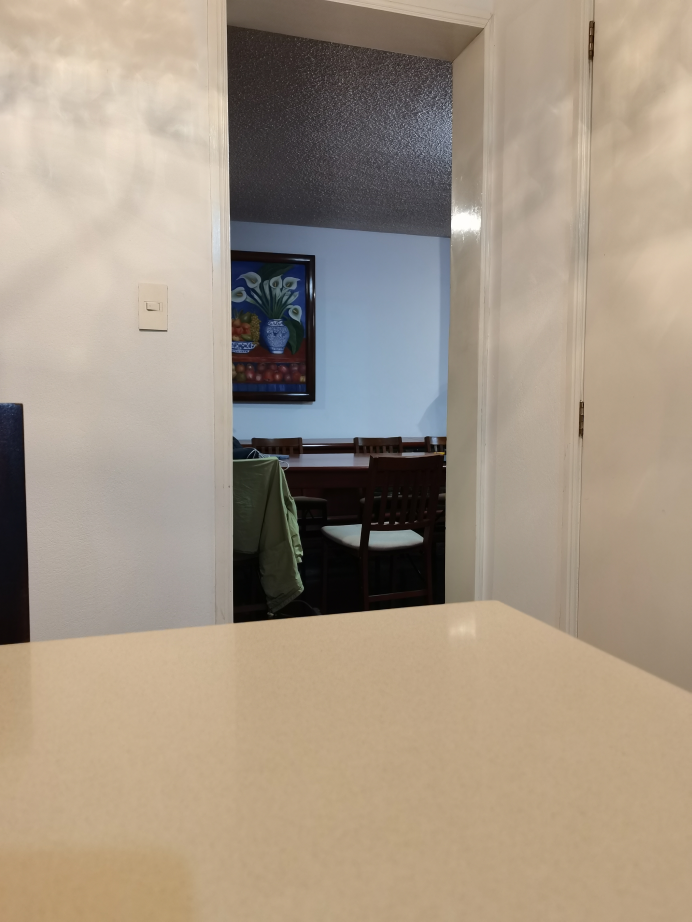
#> input picture panorama_view/stitch/src_three/img(3).jpg, 3456 x 4608 px, given in place of img(3).png, which was not available (shown at 1/5 size)
$ python another_3.py
#> lines starting #> are read from the running program, lines starting #| are printed output that depends on the picture; pictures that were not available may be replaced by others from this repository, and a replacement may not be noted
import cv2
import numpy as np
import glob

# Load images from multiple cameras
img1 = cv2.imread('stitch/src_eight/img(3).png')
#> img1 is the input picture: shape (4608, 3456, 3); mean B, G, R 132.7, 149.5, 163.5
img2 = cv2.imread('stitch/src_eight/img(2).png')
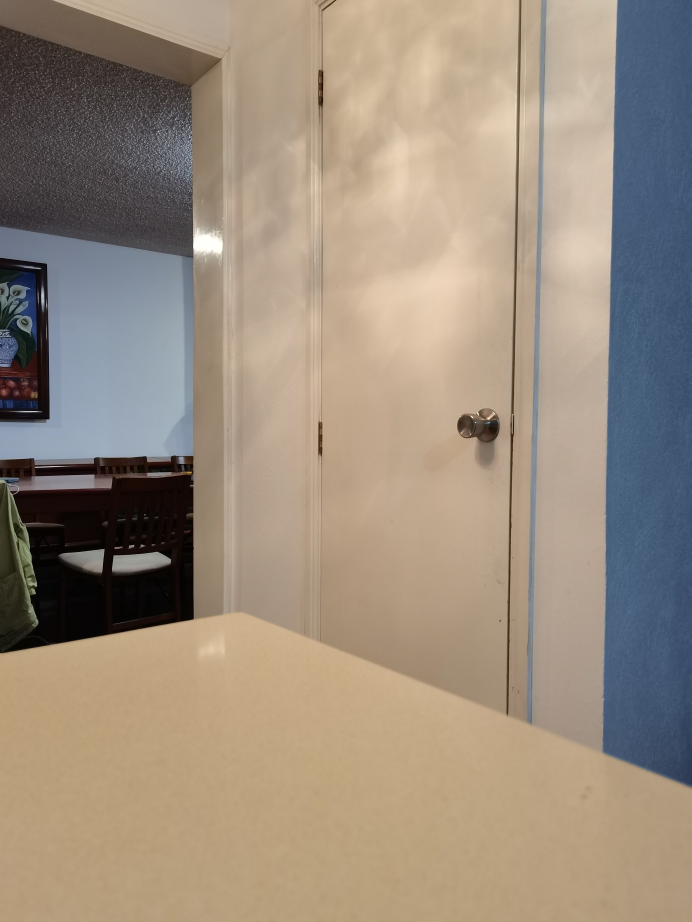
#> input picture panorama_view/stitch/src_three/img(2).jpg, 3456 x 4608 px, given in place of img(2).png, which was not available (shown at 1/5 size)
#> img2 is the input picture: shape (4608, 3456, 3); mean B, G, R 125.8, 141.5, 155.3
#img1 = cv2.imread('stitch/src_three/img(2).jpg')
#img2 = cv2.imread('stitch/src_three/img(1).jpg')
img3 = cv2.imread('stitch/src_eight/img(1).png')
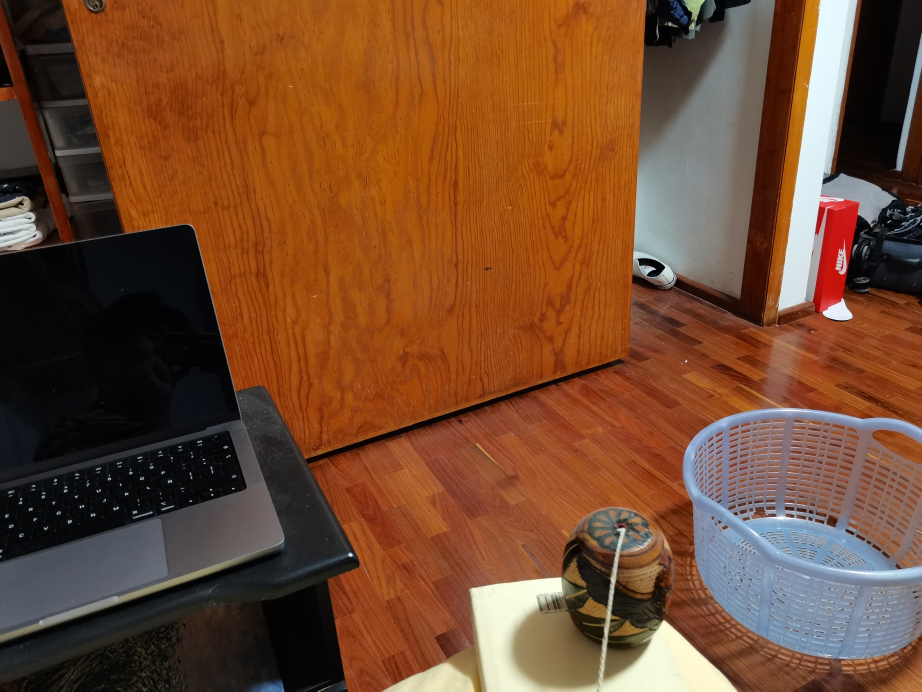
#> input picture panorama_view/stitch/src_three/img(1).jpg, 4608 x 3456 px, given in place of img(1).png, which was not available (shown at 1/5 size)
#> img3 is the input picture: shape (3456, 4608, 3); mean B, G, R 47.4, 74.1, 116

# Resize images to reduce computational cost
height, width = img1.shape[:2]
#> height = 4608; width = 3456
max_dim = max(height, width)
#> max_dim = 4608
scale = 1024 / max_dim
#> scale = 0.222
img1 = cv2.resize(img1, (int(width*scale), int(height*scale)))
#> img1: shape (1024, 768, 3)
img2 = cv2.resize(img2, (int(width*scale), int(height*scale)))
#> img2: shape (1024, 768, 3)
img3 = cv2.resize(img3, (int(width*scale), int(height*scale)))
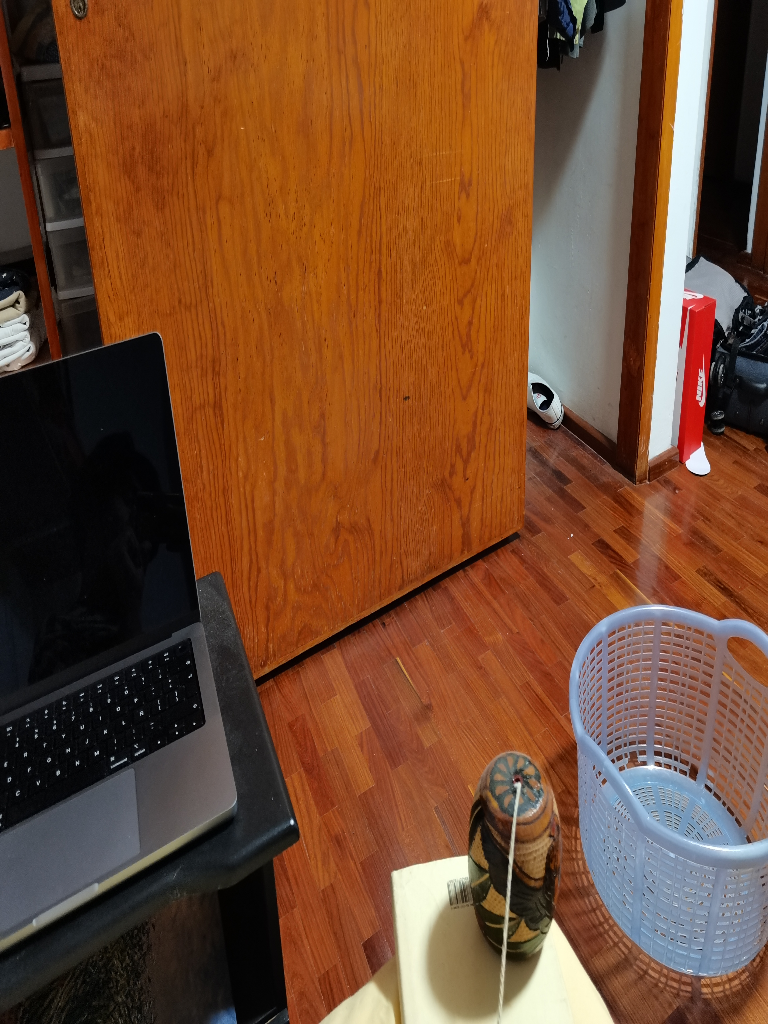
#> img3: shape (1024, 768, 3); mean B, G, R 47.3, 73.9, 115.9

# Extract keypoints and descriptors using ORB
orb = cv2.ORB_create(nfeatures=10000)
kp1, des1 = orb.detectAndCompute(img1, None)
#> kp1 = 4286 keypoints; strongest (x, y, size): (261, 691, 31), (413, 590, 31), (259, 509, 31), (259, 690, 31)
kp2, des2 = orb.detectAndCompute(img2, None)
#> kp2 = 3409 keypoints; strongest (x, y, size): (115, 612, 31), (113, 610, 31), (54, 465, 31), (126, 617, 37.2)
kp3, des3 = orb.detectAndCompute(img3, None)
#> kp3 = 6120 keypoints; strongest (x, y, size): (545, 399, 31), (532, 384, 31), (545, 398, 37.2), (292, 822, 31)

# Convert descriptors to np.float32 data type
des1 = des1.astype(np.float32)
des2 = des2.astype(np.float32)
des3 = des3.astype(np.float32)

# Match keypoints using FLANN
flann = cv2.FlannBasedMatcher({'algorithm': 0, 'trees': 5}, {'checks': 50})
matches1_2 = flann.knnMatch(des1, des2, k=2)
#> matches1_2 = 4286 matches
matches2_3 = flann.knnMatch(des2, des3, k=2)
#> matches2_3 = 3409 matches

# Filter good matches using Lowe's ratio test
good_matches1_2 = []
for m, n in matches1_2:
    if m.distance < 0.7*n.distance:
        good_matches1_2.append(m)
#> after the loop, good_matches1_2 = 128 matches

good_matches2_3 = []
for m, n in matches2_3:
    if m.distance < 0.7*n.distance:
        good_matches2_3.append(m)
#> after the loop, good_matches2_3 = 11 matches

# Estimate homographies using RANSAC
src_pts1_2 = np.float32([kp1[m.queryIdx].pt for m in good_matches1_2]).reshape(-1, 1, 2)
#> src_pts1_2 = 128 rows, first 8: [32, 712], [334, 622], [399, 605], [469, 597], [401, 584], [427, 582], [495, 513], [410, 509]
dst_pts1_2 = np.float32([kp2[m.trainIdx].pt for m in good_matches1_2]).reshape(-1, 1, 2)
#> dst_pts1_2 = 128 rows, first 8: [211.5, 682.2], [38.4, 657.6], [112.8, 633.6], [189, 621], [115, 612], [144, 608], [214, 534], [123.6, 531.6]
H1_2, _ = cv2.findHomography(src_pts1_2, dst_pts1_2, cv2.RANSAC, 5.0)
#> H1_2 = [[1.47, 0.0225, -458.7], [0.315, 1.3, -123.2], [0.000652, -2.24e-05, 1]]

src_pts2_3 = np.float32([kp2[m.queryIdx].pt for m in good_matches2_3]).reshape(-1, 1, 2)
#> src_pts2_3 = [[210, 151], [243, 291], [188, 524], [160, 575], [157.2, 154.8], [47.52, 468], [355.7, 496.8], [213.1, 508.3], [131, 577.4], [207.4, 572.3], [99.53, 512.6]]
dst_pts2_3 = np.float32([kp3[m.trainIdx].pt for m in good_matches2_3]).reshape(-1, 1, 2)
#> dst_pts2_3 = [[465, 900], [610, 933.1], [577, 56], [648, 817.2], [668.2, 747.4], [198, 618], [597.6, 540], [153.4, 333.8], [47, 760], [584.1, 881.3], [566.1, 820.5]]
H2_3, _ = cv2.findHomography(src_pts2_3, dst_pts2_3, cv2.RANSAC, 5.0)
#> H2_3 = [[1.53, -1.37, 592.7], [1.34, -1.52, 718.6], [0.00156, -0.00204, 1]]

# Warp images using the homographies
img1_warped = cv2.warpPerspective(img1, H1_2, (img1.shape[1] + img2.shape[1], img2.shape[0]))
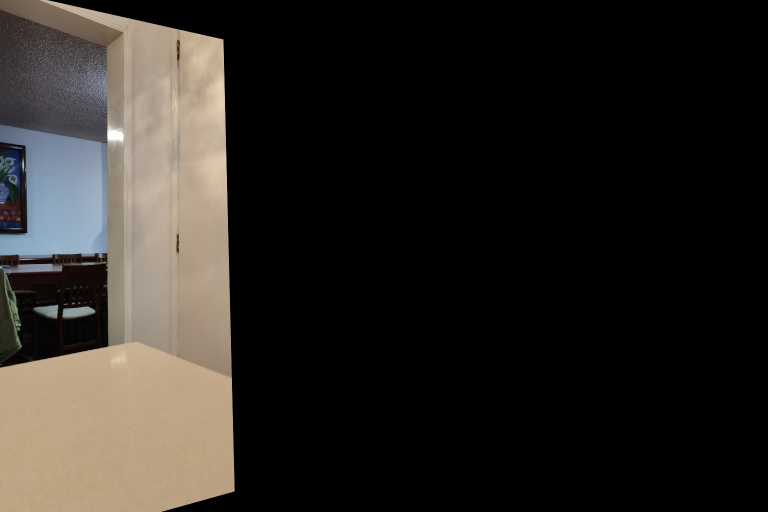
#> img1_warped: shape (1024, 1536, 3) (shown at 1/2 size); mean B, G, R 34.8, 39, 42.5
img3_warped = cv2.warpPerspective(img3, H2_3, (img3.shape[1] + img2.shape[1], img2.shape[0]))
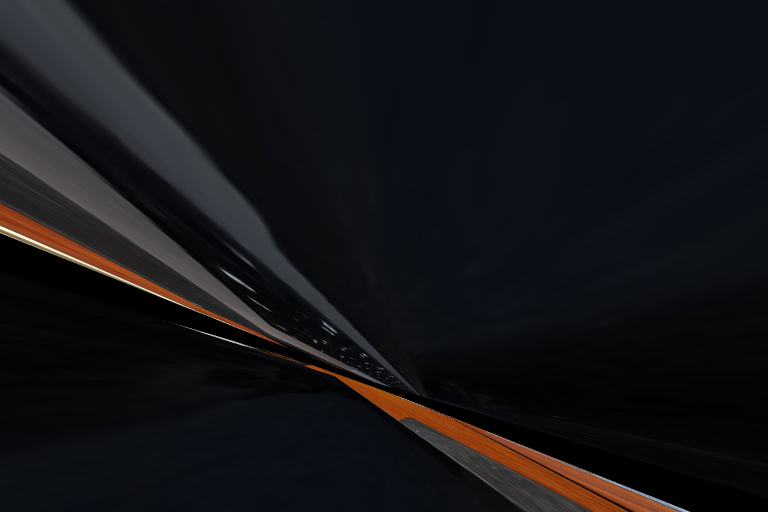
#> img3_warped: shape (1024, 1536, 3) (shown at 1/2 size); mean B, G, R 22.2, 19.2, 19.7

# Combine the three images
result = np.zeros_like(img1_warped)
result[:img2.shape[0], :img2.shape[1]] = img2
result = cv2.addWeighted(img1_warped, 0.5, result, 0.5, 0)
result = cv2.cvtColor(result, cv2.COLOR_BGR2GRAY)
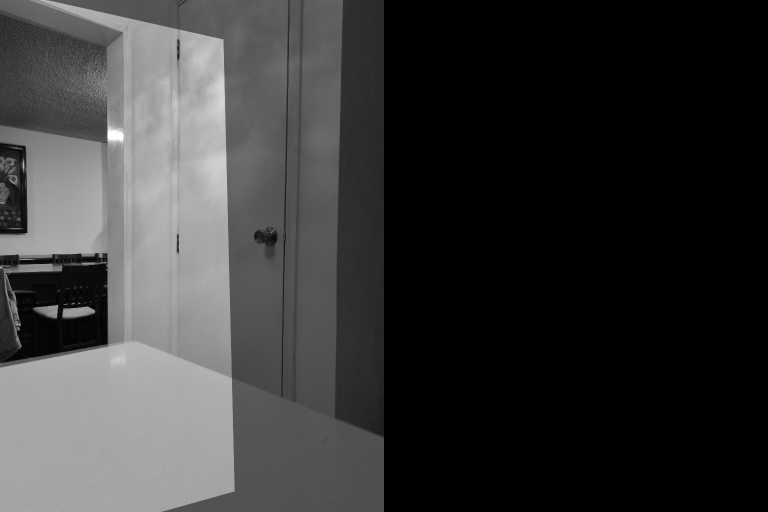
#> result: shape (1024, 1536) (shown at 1/2 size); min 0, max 254, mean 55.7

# Create a canvas to hold the stitched images
h1, w1 = img1.shape[:2]
#> h1 = 1024; w1 = 768
h2, w2 = img2.shape[:2]
#> h2 = 1024; w2 = 768
h3, w3 = img3.shape[:2]
#> h3 = 1024; w3 = 768
max_h = max(h1, h2, h3)
#> max_h = 1024
total_w = w1 + w2 + w3  # modified line
#> total_w = 2304
result_final = np.zeros((max_h, total_w, 3), dtype=np.uint8)

# Place the first image in the canvas
result_final[:h1, :w1, :] = img1

# Place the second image in the canvas
result_final[:h2, w1:w1 + w2, :] = img2

# Place the third image in the canvas
result_final[:h3, w1 + w2:, :] = img3
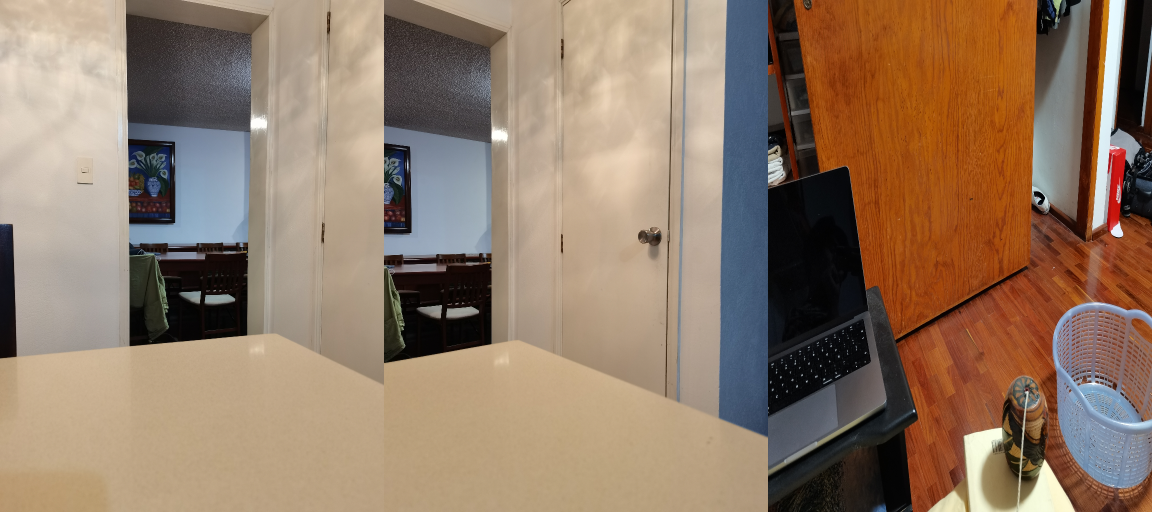
#> result_final: shape (1024, 2304, 3) (shown at 1/2 size); mean B, G, R 101.9, 121.6, 144.9

# Blend images together using multi-band blending
blend_width = 20
multi_band_blender = cv2.detail_MultiBandBlender()
multi_band_blender.setNumBands(5)
#multi_band_blender.setWeightSharpness(0.1)
#multi_band_blender.setSharpness(0.1)
#> (the run stopped early here; a loop or call above may not have finished)
